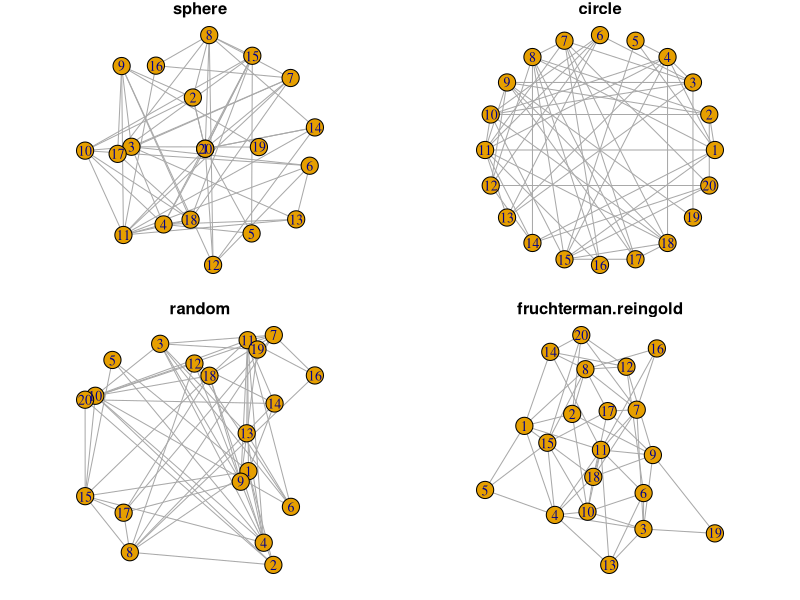

Generate this figure with R:
## Network plot 
# library
library(igraph)

# Create data
data <- matrix(sample(0:1, 400, replace=TRUE, prob=c(0.8,0.2)), nrow=20)
network <- graph_from_adjacency_matrix(data , mode='undirected', diag=F )

# When ploting, we can use different layouts:
par(mfrow=c(2,2), mar=c(1,1,1,1))
plot(network, layout=layout.sphere, main="sphere")
plot(network, layout=layout.circle, main="circle")
plot(network, layout=layout.random, main="random")
plot(network, layout=layout.fruchterman.reingold, main="fruchterman.reingold")

